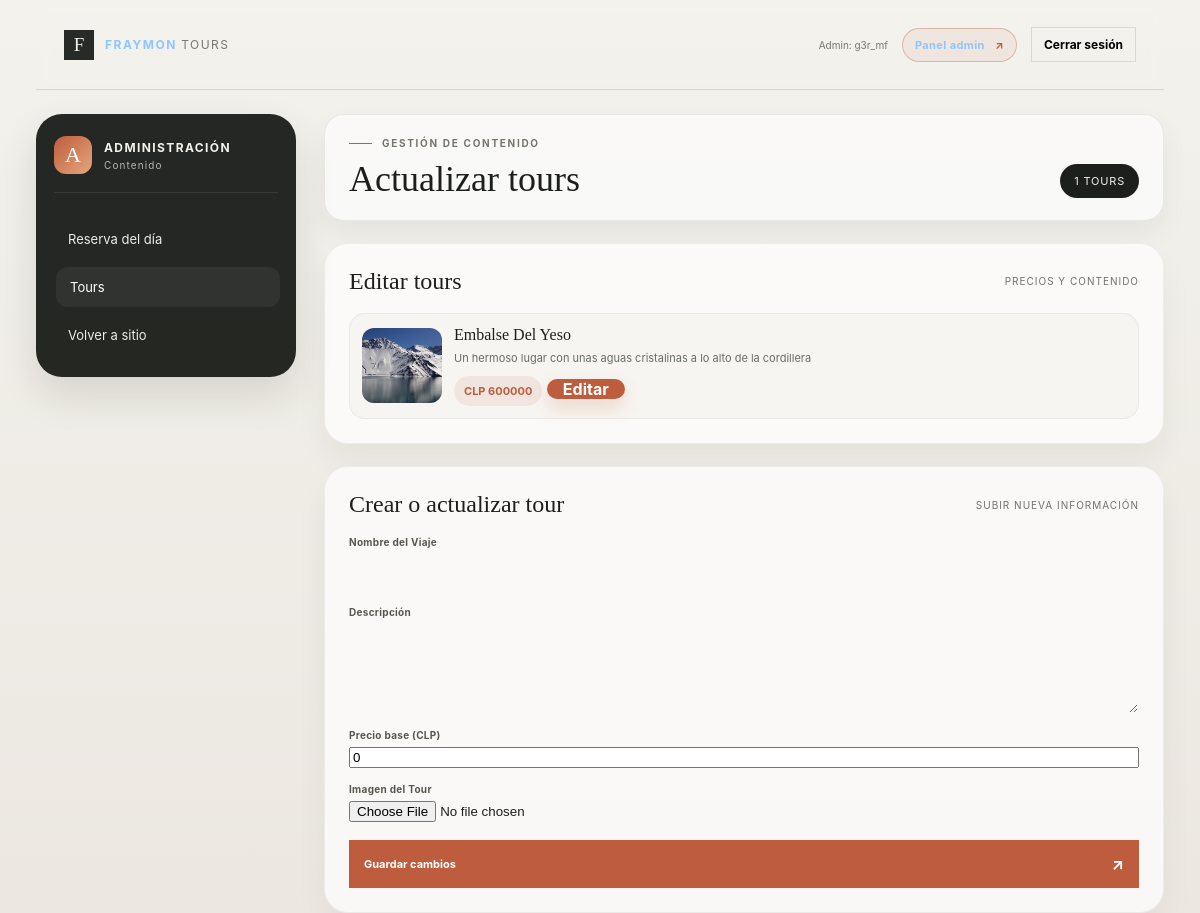
/admin-panel/tours/ (signed in), run on the app's committed database.
### Tours/models.py (models this page shows, shortened)
class Viajes(models.Model):
    codigo = models.BigAutoField(primary_key=True)
    nombre = models.CharField(max_length=100, verbose_name='Nombre del Viaje')
    descripcion = models.TextField(blank=True, null=True, verbose_name='Descripción')
    imagen = models.ImageField(upload_to='tours/', blank=True, null=True, verbose_name='Imagen del Tour')
    precio = models.PositiveIntegerField(default=0, verbose_name='Precio base (CLP)')
    creado = models.DateTimeField(default=timezone.now)
    class Meta:
        db_table = 'Viajes'
        verbose_name = 'Viaje'
        verbose_name_plural = 'Tours'

### Tours/views.py (the view)
# urls.py: path('admin-panel/tours/', views.admin_tours, name='admin_tours'),
@login_required
def admin_tours(request):
    profile = _get_profile_or_default(request.user)
    if profile.rol != 'admin':
        return redirect('landing')
    tours = Viajes.objects.order_by('nombre')
    if request.method == 'POST':
        form = TourAdminForm(request.POST, request.FILES)
        if form.is_valid():
            form.save()
            messages.success(request, 'Tour actualizado correctamente.')
            return redirect('admin_tours')
    else:
        form = TourAdminForm()
    return render(request, 'Tours/admin_tours.html', {
        'tours': tours,
        'form': form,
        'usuario': request.user,
    })

### Tours/forms.py
class TourAdminForm(forms.ModelForm):
    class Meta:
        model = Viajes
        fields = ['nombre', 'descripcion', 'precio', 'imagen']
        widgets = {
            'descripcion': forms.Textarea(attrs={'rows': 4}),
            'precio': forms.NumberInput(attrs={'min': 0, 'step': 1000}),
        }
    def __init__(self, *args, **kwargs):
        super().__init__(*args, **kwargs)
        for field in self.fields.values():
            field.widget.attrs['class'] = 'journey-input'

### Tours/views.py (called while the page is built)
def _get_profile_or_default(user):
    try:
        return user.profile
    except UserProfile.DoesNotExist:
        profile, _ = UserProfile.objects.get_or_create(
            user=user,
            defaults={'rol': 'cliente'},
        )
        return profile

### templates/Tours/admin_tours.html (shortened to what this page needs)
{% load static %}
<!DOCTYPE html>
<html lang="es">
<head>
    <link rel="stylesheet" href="{% static 'Tours/style.css' %}">
</head>
<body class="employee-dashboard-page">
    <header class="employee-header">
        <a class="landing-brand" href="{% url 'landing' %}"><span class="landing-brand-mark" aria-hidden="true">F</span><span>FRAYMON <span class="landing-brand-light">TOURS</span></span></a>
        <div class="landing-account">
            <span class="landing-user">Admin: {{ usuario.username }}</span>
            <a class="landing-login landing-employee-btn" href="{% url 'admin_dashboard' %}">Panel admin <span aria-hidden="true">↗</span></a>
            <form action="{% url 'logout' %}" method="post">
                <button class="landing-login landing-logout" type="submit">Cerrar sesión</button>
            </form>
        </div>
    </header>
    <main class="dashboard-shell">
        <aside class="dashboard-sidebar">
            <div class="dashboard-brand-wrap">
                <div class="dashboard-brand-mark">A</div>
                <div>
                    <div class="dashboard-brand">Administración</div>
                    <small>Contenido</small>
                </div>
            </div>
            <nav class="dashboard-nav">
                <a href="{% url 'admin_dashboard' %}">Reserva del día</a>
                <a class="active" href="{% url 'admin_tours' %}">Tours</a>
                <a href="{% url 'landing' %}">Volver a sitio</a>
            </nav>
        </aside>
        <section class="dashboard-content">
            <div class="dashboard-topbar">
                <div>
                    <div class="landing-eyebrow"><span></span> Gestión de contenido</div>
                    <h1>Actualizar tours</h1>
                </div>
                <div class="topbar-pill">{{ tours|length }} tours</div>
            </div>
            <div class="panel-block">
                <div class="panel-header">
                    <h2>Editar tours</h2>
                    <span>Precios y contenido</span>
                </div>
                <div class="tour-admin-list">
                    {% for tour in tours %}
                        <article class="route-card admin-tour-card">
                            <div class="route-thumb" style="background-image: url(&quot;{% if tour.imagen %}{{ tour.imagen.url }}{% else %}{% static 'Tours/images/costera.jpg' %}{% endif %}&quot;);"></div>
                            <div class="route-info">
                                <h3>{{ tour.nombre }}</h3>
                                <p>{{ tour.descripcion|default:'Sin descripción aún.' }}</p>
                                <div class="tour-price-tag">CLP {{ tour.precio|floatformat:0 }}</div>
                                <a class="mini-button" href="{% url 'admin_editar_tour' tour.codigo %}">Editar</a>
                            </div>
                        </article>
                    {% empty %}
                        <div class="empty-small">No hay tours registrados.</div>
                    {% endfor %}
                </div>
            </div>
            <div class="panel-block">
                <div class="panel-header">
                    <h2>Crear o actualizar tour</h2>
                    <span>Subir nueva información</span>
                </div>
                <form method="post" enctype="multipart/form-data" class="journey-form">
                    {% for field in form %}
                        <div class="journey-field">
                            <label for="{{ field.id_for_label }}">{{ field.label }}</label>
                            {{ field }}
                        </div>
                    {% endfor %}
                    <button class="journey-submit" type="submit">Guardar cambios <span aria-hidden="true">↗</span></button>
                </form>
            </div>
        </section>
    </main>
</body>
</html>

### data on the page
Viajes: imagen (picture), nombre "Embalse Del Yeso", descripcion "Un hermoso lugar con unas aguas cristalinas a lo alto de la cordillera", precio "600000"

### other printed values
{{ usuario.username }} "g3r_mf"
{{ tours|length }} "1"
{{ field.label }} "Nombre del Viaje" "Descripción" "Precio base (CLP)" "Imagen del Tour"
